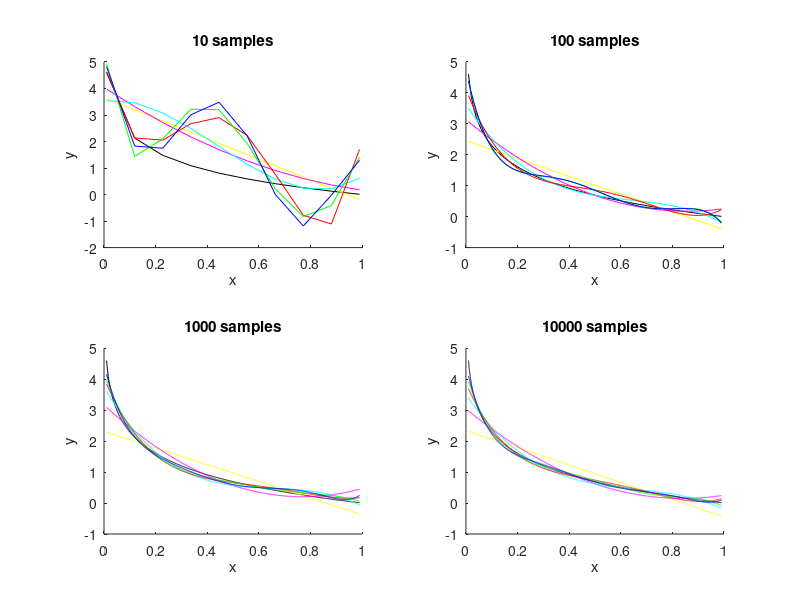

The MATLAB script that drew this image:
% 1) choose a function: y = SOMEFUNC
% 
% 2) take n random x locations, calculate their corresponding y, store in 
%    y_act
% 
% 3) generate y_sim
% 
% 4) estimate with m-polynomial using [a_m, a_m-1 ... a0 ] = polyfit(x, y_sim, m),
%    t = 0:0.2:ceil(max(x)), y_fit = polyval(polyfit(x, y_sim, m), t)
close all
clear

%%%%%%%%%%%%%%%%%%%%%%%%%%%%%%%%%%%%%%%%%%%%
% Generate k points for an actual function %
%%%%%%%%%%%%%%%%%%%%%%%%%%%%%%%%%%%%%%%%%%%%
n = 1000;
sigma = 1;

samples = [10 100 1000 10000];

colors = ['y' 'm' 'c' 'r' 'g' 'b'];

figure

for k = 1:length(samples)

    x = linspace(0.01, 0.99, samples(k))';
    %x = linspace(0, 10, samples(k))';

    % Choose a function ln(1/x) (log in matlab returns ln)
    % Choose because of taylor series -> higher polynomial should do better
    y_act = log(x.^-1);

    % OR
    % Choose a polynomial function
    % Choose to see whether there is a stagnation in performance for higher
    % order polynomials. Remember to change the linspace for x, and the limit
    % on the x-axis on the plot
    %y_act = 3 + 2*x + 0.4*x.^2 - x.^3;

%%%%%%%%%%%%%%%%%%%%%%%%%%%%%%%%%%%%%%%%%
% Generate n datasets y_samp, sigma = 1 %
%%%%%%%%%%%%%%%%%%%%%%%%%%%%%%%%%%%%%%%%%

    y_samp = normrnd(repmat(y_act, 1, n), sigma);

%%%%%%%%%%%%%%%%%%%%%%%%%%%%%%%%%%%%%%%%%%%%%%%%%%%%%%%%%%
% Calculate variance etc, fit and plot with m-polynomial %
%%%%%%%%%%%%%%%%%%%%%%%%%%%%%%%%%%%%%%%%%%%%%%%%%%%%%%%%%%

    A{1} = [ ones(samples(k), 1), x ];
    A{2} = [ ones(samples(k), 1), x, x.^2 ];
    A{3} = [ ones(samples(k), 1), x, x.^2 x.^3 ];
    A{4} = [ ones(samples(k), 1), x, x.^2 x.^3 x.^4 ];
    A{5} = [ ones(samples(k), 1), x, x.^2 x.^3 x.^4 x.^5 ];
    A{6} = [ ones(samples(k), 1), x, x.^2 x.^3 x.^4 x.^5 x.^6];
    
    subplot(2,2,k);
    xlim([0 1]);
    hold on;

    plot(x, y_act, 'k');
    for i = 1:length(A)
        
        % matlab returns a least squares solution here, since the matrix dimensions
        % will not match
        beta = A{i}\y_samp;
        y_hat = A{i} * beta;

        % bias and variance taken from page 50 of the book. Because we have
        % n datasets instead of one, I added an extra 'mean' around the 
        % definition: E_total = mean(E_T_i) forall i = 1:n
        bias_squared(i, k) = mean((y_act - mean(y_hat,2)).^2);
        variance(i, k) = mean(mean((y_hat - repmat(mean(y_hat, 2),1, n)).^2));
        
        % calculate the Mean Squared Error twice, once by adding bias and 
        % variance, and once by its definition, as a sanity check. Obviously,
        % the two should be equal
        mse(i, k) = bias_squared(i, k) + variance(i, k);
        mse2(i,k) = mean(mean((repmat(y_act, 1, n) - y_hat).^2));

        % plot one / the mean (comment out!) y_hat
        plot(x, y_hat(:,1), colors(i));
        %plot(x, mean(y_hat, 2), colors(i))
        title([num2str(samples(k)) ' samples']);
        xlabel('x');
        ylabel('y');
    end
end

bias_squared
variance
mse
mse2
